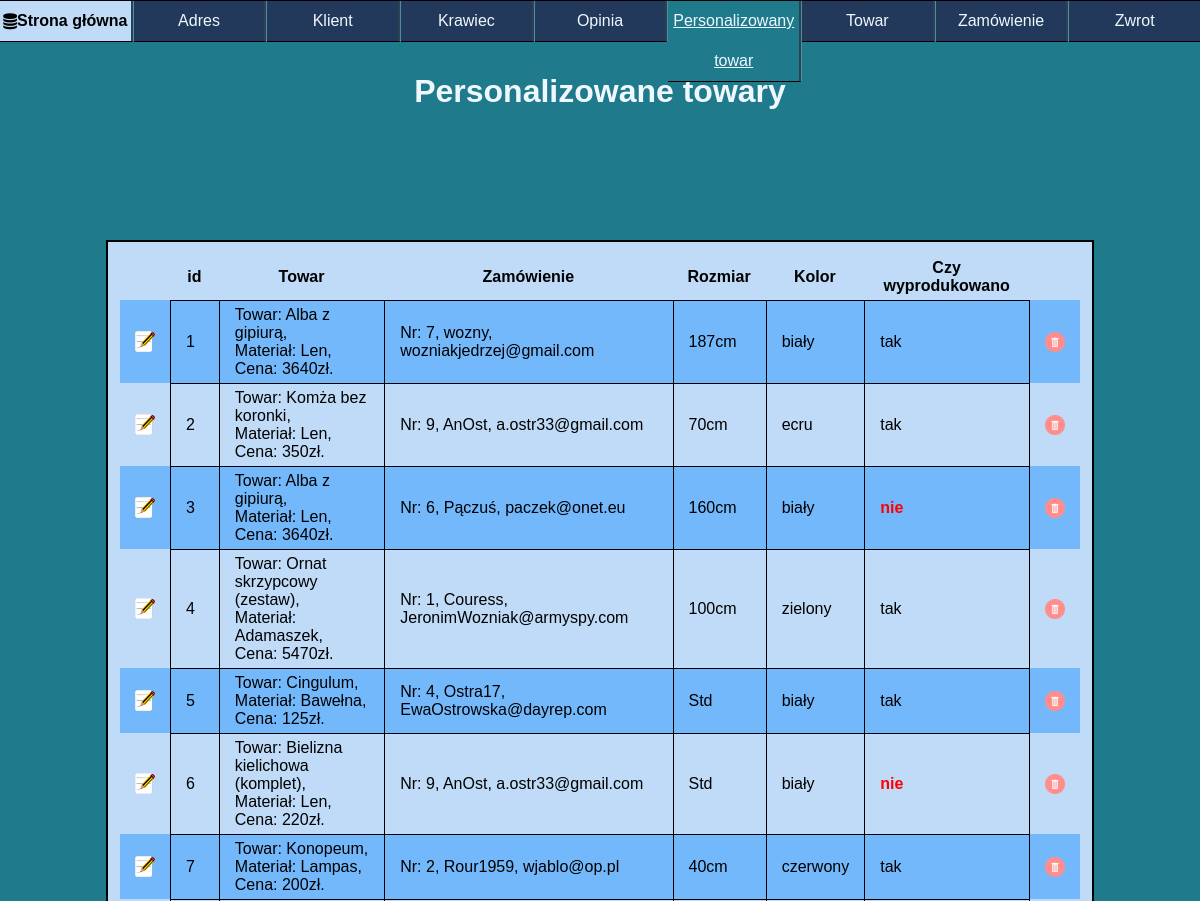
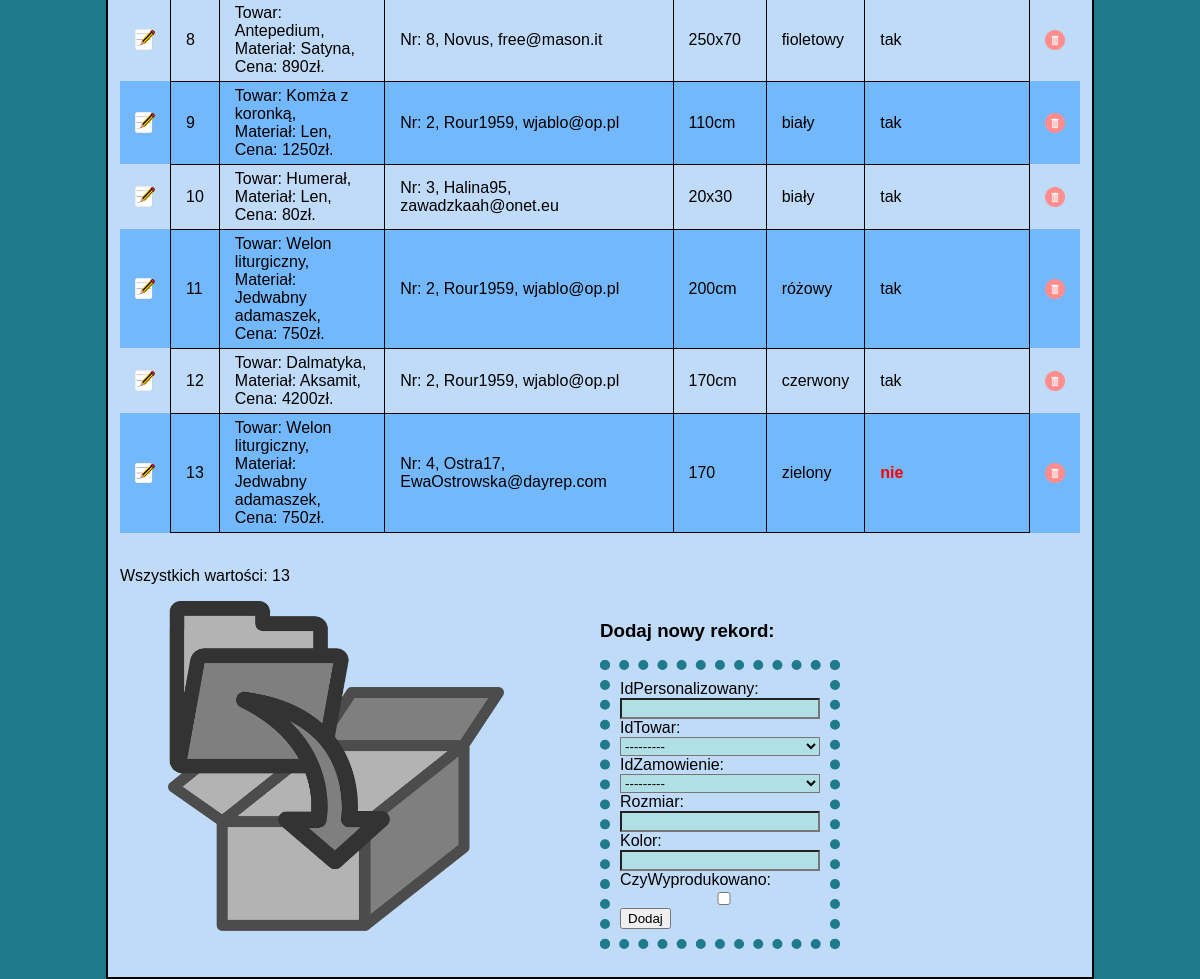
Screenshot of /personalizowany_towar/ with the database file from the repository (2 pictures, top to bottom).
### aplikacja/models.py (models this page shows, shortened)
class PersonalizowanyTowar(models.Model):
    idPersonalizowany = models.IntegerField(primary_key=True)
    idTowar = models.ForeignKey("Towar", blank=True, on_delete=models.CASCADE)
    idZamowienie = models.ForeignKey("Zamowienie", blank=True, on_delete=models.CASCADE)
    Rozmiar = models.CharField(max_length=6)
    Kolor = models.CharField(max_length=20)
    czyWyprodukowano = models.BooleanField()

class Towar(models.Model):
    idTowar = models.IntegerField(primary_key=True)
    idKrawiec = models.ForeignKey("Krawiec", blank=True, on_delete=models.CASCADE)
    Nazwa = models.CharField(max_length=50)
    Material = models.CharField(max_length=20)
    Cena = models.IntegerField()
    def __str__(self):
        return self.all()
    def all(self):
        return format_html("Towar: {}, <br/>Materiał: {},<br/>Cena: {}zł.", self.Nazwa, self.Material, self.Cena)

class Zamowienie(models.Model):
    idZamowienie = models.IntegerField(primary_key=True)
    Nick = models.ForeignKey("Klient", null=True, blank=True, on_delete=models.SET_NULL)
    sposobPlatnosci = models.CharField(max_length=30, null=True)
    dataZamowienia = models.DateField()
    dataWyslania = models.DateField(null=True, blank=True)
    dataDostarczenia = models.DateField(null=True, blank=True)
    def __str__(self):
        return self.all()
    def all(self):
        return "Nr: {}, {}".format(self.idZamowienie, self.Nick)

class Klient(models.Model):
    Nick = models.CharField(primary_key=True,max_length=20)
    idAdres = models.ForeignKey("Adres", blank=True, on_delete=models.SET_NULL, null=True)
    Imie = models.CharField(max_length=50)
    Nazwisko = models.CharField(max_length=50)
    nrTelefonu = models.CharField(max_length=9)
    Email = models.CharField(max_length=30)
    def __str__(self):
        return self.all()
    def all(self):
        return "{}, {}".format(self.Nick, self.Email)

### aplikacja/views.py (the view)
# urls.py: path('personalizowany_towar/',personalizowany_towar),
def personalizowany_towar(request):
    things = PersonalizowanyTowar.objects.all()
    ile = len(things)
    form = personalizowany_towarForm(request.POST or None)
    if form.is_valid():
        form.save()
    return render(request,'personalizowany_towar.html', {'baza': things, 'ilosc': ile, 'form':form})

### aplikacja/formularz.py
class personalizowany_towarForm(ModelForm):
    class Meta:
        model = PersonalizowanyTowar
        fields = ['idPersonalizowany', 'idTowar', 'idZamowienie', 'Rozmiar', 'Kolor', 'czyWyprodukowano']

### templates/personalizowany_towar.html (shortened to what this page needs)
{% load static %}
<html lang="pl" xmlns="http://www.w3.org/1999/xhtml">
<head>
    <link rel="stylesheet" type="text/css" href="{% static 'style.css' %}"/>
    <link rel="stylesheet" href="https://cdnjs.cloudflare.com/ajax/libs/font-awesome/4.7.0/css/font-awesome.min.css">
</head>
<body>
    <div id="menu">
        <ol>
            <li><a href="/index"><i class="fa fa-database" href="/index"></i> Strona główna</a></li>
            <li><a href="/adres">Adres</a></li>
            <li><a href="/klient">Klient</a></li>
            <li><a href="/krawiec">Krawiec</a></li>
            <li><a href="/opinia">Opinia</a></li>
            <li><a id="opened">Personalizowany towar</a></li>
            <li><a href="/towar">Towar</a></li>
            <li><a href="/zamowienie">Zamówienie</a></li>
            <li><a href="/zwrot">Zwrot</a></li>
        </ol>
    </div>
    <header>
        <h1>
            Personalizowane towary
        </h1>
    </header>
    <div id="content">
        <table>
            <tr>
                <th></th>
                <th>id</th>
                <th>Towar</th>
                <th>Zamówienie</th>
                <th>Rozmiar</th>
                <th>Kolor</th>
                <th>Czy wyprodukowano</th>
                <th></th>
            </tr>
        {% for item in baza%}
            <tr>
                <td>
                    <a href="/edit/personalizowany_towar/{{item.idPersonalizowany}}">
                        <img class="button" src="{% static 'graphics/edit.png' %}"/>
                    </a>
                </td>
              <td>{{item.idPersonalizowany}}</td>
              <td>{{item.idTowar}}</td>
              <td>{{item.idZamowienie}}</td>
              <td>{{item.Rozmiar}}</td>
              <td>{{item.Kolor}}</td>
              <td>
                {% if item.czyWyprodukowano %}
                    tak
                {% else %}
                    <span class="not">nie</span>
                {% endif %}
              </td>
              <td>
                  <a href="/delete/personalizowany_towar/{{item.idPersonalizowany}}">
                      <img class="button" src="{% static 'graphics/delete.png' %}"/>
                  </a>
              </td>
            </tr>
        {% endfor %}
        </table>
    </br> <p>Wszystkich wartości: {{ilosc}}</p>
    <div id="bottom">
    <img id="folderPhoto" src="{% static 'graphics/add.png' %}"/>
        <div>
            <h3>Dodaj nowy rekord:</h3>
            <form method="post" title="test">
                {{form}}
                <button type="submit">Dodaj</button>
            </form>
        </div>
    </div>
    </div>
</body>
</html>

### aplikacja/static/style.css (style rules this page uses)
html { position: relative; min-height:100%; box-sizing:border-box; font-family: 'Ubuntu', sans-serif; }
body { background-color: #1F7A8C; margin: 0; }
#menu { border-top: 1px solid black; width: 100%; text-align: center; margin-right: auto; margin-left: auto; position: fixed; top: 0; z-index: 100; display:inline-block; }
#menu > ol { margin: 0; padding: 0; display: flex; height: 100%; min-height:5vh; line-height: 5vh; list-style:none; }
#menu > ol li { list-style: none; float: left; height:100%; border-right: 3px groove #508CA4; width: 100%; background-color: #23395B; border-bottom: 1px solid black; }
#menu > ol li:last-child { border-right:none; }
#menu #opened { text-decoration: underline; background-color: #1F7A8C; }
#menu > ol li a { text-decoration: none; width:100%; height:100%; justify-content:center; align-items:center; display:flex; background-color:#23395B; outline:none; color:aliceblue; }
#menu > ol li:first-child a { background-color: #BFDBF7; color:black; font-weight: bold; }
header { width: 90%; text-align: center; margin-right: auto; margin-left: auto; margin-top: 1%; color: aliceblue; height:10%; padding-top:5vh; }
#content { display: flex; border: 2px solid; background-color: #BFDBF7; width:80%; text-align: justify; margin-right: auto; margin-left: auto; padding: 1%; min-height: 60vh; margin-bottom: 100px; }
#content a { text-decoration:none; color:black; font-weight:bold; }
#content { align-items: center; flex-direction: column; justify-content: center; }
#content th, td, tr { border-left: 1px solid black; border-top: 1px solid black; border-collapse: collapse; padding-top: 5px; padding-bottom: 5px; padding-left: 15px; padding-right: 15px; }
#content tr:last-child td { border-bottom: 1px solid black; }
#content table { border-spacing: 0px; width: 100%; }
#content table tr th, #content table tr td:first-child { border: none; }
#content table tr td:last-child { border: none; border-left: 1px solid black; }
#content p { align-self:flex-start; }
.not { color: red; font-weight: bold; }
.button { max-width: 20px; }
table tr:nth-child(even) { background-color: #74b8fc; }
form { display: flex; align-items: flex-start; flex-direction: column; align-self:center; border:10px dotted #1F7A8C; padding:10px; }
[id^='id_'] { background-color:powderblue; width: 100%; }
#folderPhoto { width:35%; margin-left: 5%; }
#bottom { display: flex; align-items: flex-start; flex-direction:row; }
#bottom div { margin-left: 10%; height: 100%; width:25%; }

### rows the page displays
PersonalizowanyTowar: idPersonalizowany "1", idTowar "Towar: Alba z gipiurą, Materiał: Len, Cena: 3640zł.", idZamowienie "Nr: 7, wozny, wozniakjedrzej@gmail.com", Rozmiar "187cm", Kolor "biały", czyWyprodukowano "tak"
PersonalizowanyTowar: idPersonalizowany "2", idTowar "Towar: Komża bez koronki, Materiał: Len, Cena: 350zł.", idZamowienie "Nr: 9, AnOst, a.ostr33@gmail.com", Rozmiar "70cm", Kolor "ecru", czyWyprodukowano "tak"
PersonalizowanyTowar: idPersonalizowany "3", idTowar "Towar: Alba z gipiurą, Materiał: Len, Cena: 3640zł.", idZamowienie "Nr: 6, Pączuś, paczek@onet.eu", Rozmiar "160cm", Kolor "biały", czyWyprodukowano "nie"
PersonalizowanyTowar: idPersonalizowany "4", idTowar "Towar: Ornat skrzypcowy (zestaw), Materiał: Adamaszek, Cena: 5470zł.", idZamowienie "Nr: 1, Couress, JeronimWozniak@armyspy.com", Rozmiar "100cm", Kolor "zielony", czyWyprodukowano "tak"
PersonalizowanyTowar: idPersonalizowany "5", idTowar "Towar: Cingulum, Materiał: Bawełna, Cena: 125zł.", idZamowienie "Nr: 4, Ostra17, EwaOstrowska@dayrep.com", Rozmiar "Std", Kolor "biały", czyWyprodukowano "tak"
PersonalizowanyTowar: idPersonalizowany "6", idTowar "Towar: Bielizna kielichowa (komplet), Materiał: Len, Cena: 220zł.", idZamowienie "Nr: 9, AnOst, a.ostr33@gmail.com", Rozmiar "Std", Kolor "biały", czyWyprodukowano "nie"
PersonalizowanyTowar: idPersonalizowany "7", idTowar "Towar: Konopeum, Materiał: Lampas, Cena: 200zł.", idZamowienie "Nr: 2, Rour1959, wjablo@op.pl", Rozmiar "40cm", Kolor "czerwony", czyWyprodukowano "tak"
PersonalizowanyTowar: idPersonalizowany "8", idTowar "Towar: Antepedium, Materiał: Satyna, Cena: 890zł.", idZamowienie "Nr: 8, Novus, free@mason.it", Rozmiar "250x70", Kolor "fioletowy", czyWyprodukowano "tak"
PersonalizowanyTowar: idPersonalizowany "9", idTowar "Towar: Komża z koronką, Materiał: Len, Cena: 1250zł.", idZamowienie "Nr: 2, Rour1959, wjablo@op.pl", Rozmiar "110cm", Kolor "biały", czyWyprodukowano "tak"
PersonalizowanyTowar: idPersonalizowany "10", idTowar "Towar: Humerał, Materiał: Len, Cena: 80zł.", idZamowienie "Nr: 3, Halina95, zawadzkaah@onet.eu", Rozmiar "20x30", Kolor "biały", czyWyprodukowano "tak"
PersonalizowanyTowar: idPersonalizowany "11", idTowar "Towar: Welon liturgiczny, Materiał: Jedwabny adamaszek, Cena: 750zł.", idZamowienie "Nr: 2, Rour1959, wjablo@op.pl", Rozmiar "200cm", Kolor "różowy", czyWyprodukowano "tak"
PersonalizowanyTowar: idPersonalizowany "12", idTowar "Towar: Dalmatyka, Materiał: Aksamit, Cena: 4200zł.", idZamowienie "Nr: 2, Rour1959, wjablo@op.pl", Rozmiar "170cm", Kolor "czerwony", czyWyprodukowano "tak"
PersonalizowanyTowar: idPersonalizowany "13", idTowar "Towar: Welon liturgiczny, Materiał: Jedwabny adamaszek, Cena: 750zł.", idZamowienie "Nr: 4, Ostra17, EwaOstrowska@dayrep.com", Rozmiar "170", Kolor "zielony", czyWyprodukowano "nie"
Towar: idTowar "---------"

### other values shown
{{ ilosc }} "13"
